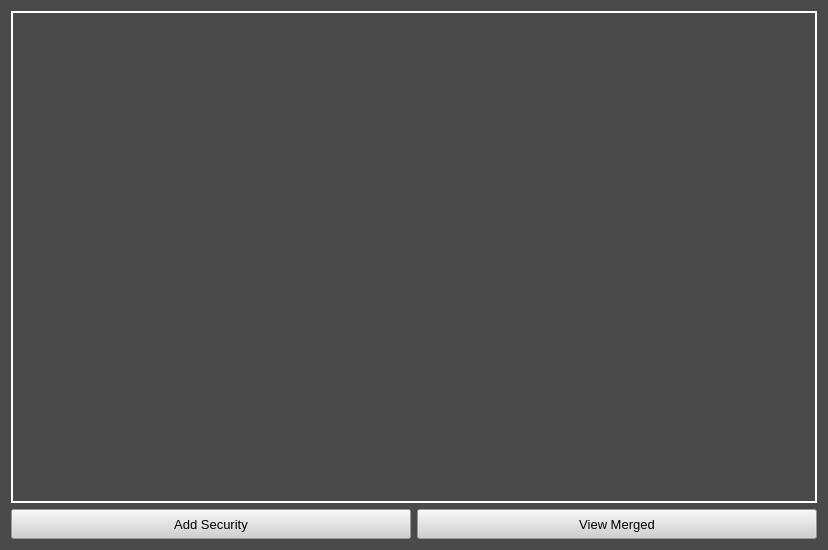
<?xml version="1.0" encoding="UTF-8"?>
<ui version="4.0">
 <class>SecurityMenu</class>
 <widget class="QWidget" name="SecurityMenu">
  <property name="geometry">
   <rect>
    <x>0</x>
    <y>0</y>
    <width>828</width>
    <height>550</height>
   </rect>
  </property>
  <property name="windowTitle">
   <string>Form</string>
  </property>
  <property name="styleSheet">
   <string notr="true">background-color: rgb(74, 74, 74);</string>
  </property>
  <layout class="QVBoxLayout" name="verticalLayout">
   <item>
    <widget class="QScrollArea" name="scrollArea">
     <property name="styleSheet">
      <string notr="true">#scrollArea {border: 2px solid white;}</string>
     </property>
     <property name="midLineWidth">
      <number>0</number>
     </property>
     <property name="widgetResizable">
      <bool>true</bool>
     </property>
     <widget class="QWidget" name="scrollAreaWidgetContents">
      <property name="geometry">
       <rect>
        <x>0</x>
        <y>0</y>
        <width>806</width>
        <height>490</height>
       </rect>
      </property>
      <layout class="QVBoxLayout" name="verticalLayout_2">
       <item>
        <layout class="QVBoxLayout" name="securities"/>
       </item>
      </layout>
     </widget>
    </widget>
   </item>
   <item>
    <layout class="QHBoxLayout" name="horizontalLayout">
     <item>
      <widget class="QPushButton" name="add">
       <property name="minimumSize">
        <size>
         <width>0</width>
         <height>30</height>
        </size>
       </property>
       <property name="font">
        <font>
         <family>Microsoft Sans Serif</family>
         <pointsize>10</pointsize>
        </font>
       </property>
       <property name="styleSheet">
        <string notr="true">background-color: rgb(208, 208, 208);
</string>
       </property>
       <property name="text">
        <string>Add Security</string>
       </property>
      </widget>
     </item>
     <item>
      <widget class="QPushButton" name="merge">
       <property name="minimumSize">
        <size>
         <width>0</width>
         <height>30</height>
        </size>
       </property>
       <property name="font">
        <font>
         <family>Microsoft Sans Serif</family>
         <pointsize>10</pointsize>
        </font>
       </property>
       <property name="styleSheet">
        <string notr="true">background-color: rgb(208, 208, 208);
</string>
       </property>
       <property name="text">
        <string>View Merged</string>
       </property>
      </widget>
     </item>
    </layout>
   </item>
  </layout>
 </widget>
 <resources/>
 <connections/>
</ui>
